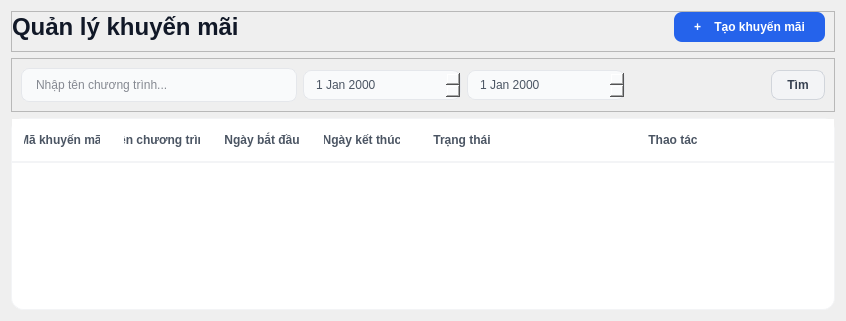
         <widget class="QWidget" name="pageKhuyenMai">
          <property name="styleSheet">
           <string notr="true">/* 1. Thiết lập nền xám nhạt cho toàn trang [cite: 98-99] */
QWidget#pageTaiKhoan {
    background-color: #f8f9fa;
}

/* 2. Tiêu đề trang (Quản lý tài khoản) [cite: 64-65, 114-115, 170] */
QLabel#lblTitleQuanLyKM {
    font-size: 24px;
    font-weight: bold;
    color: #111827;
}

/* 3. Nút Thêm tài khoản (+ Thêm tài khoản) [cite: 116, 171, 230, 249, 319] */
QPushButton#btnTaoKM {
    background-color: #2563eb; /* Màu xanh dương thương hiệu */
    color: white;
    font-weight: bold;
    border-radius: 8px;
    padding: 8px 20px;
}

QPushButton#btnTaoKM:hover {
    background-color: #1d4ed8; /* Đậm hơn khi di chuột qua [cite: 172, 230, 250] */
}

/* 4. Kiểu dáng Bảng Danh sách tài khoản (Card UI) [cite: 101-102, 117, 174, 231-232, 251] */
QTableWidget#tblDanhSachKM {
    background-color: white;
    border: 1px solid #f3f4f6;
    border-radius: 12px;
    gridline-color: transparent; /* Ẩn lưới để bảng sạch sẽ như Figma [cite: 133, 210, 243] */
    outline: none;
}

/* Tiêu đề cột (Headers) - BUỘC IN HOA [cite: 66-69, 118, 175, 233, 252] */
QHeaderView::section {
    background-color: white;
    padding: 12px;
    border: none;
    border-bottom: 2px solid #f3f4f6;
    font-weight: bold;
    color: #4b5563;
    text-align: left;
}

/* Hiệu ứng khi chọn dòng trong bảng [cite: 192-193] */
QTableWidget#tblDanhSachKM::item:selected {
    background-color: #eff6ff; /* Xanh nhạt tinh tế */
    color: #2563eb;
}

/* 3. KHỐI TÌM KIẾM (frTimKiem) - Thiết kế dạng Card mỏng [cite: 331, 287, 456] */
QFrame#frTimKiem {
    background-color: #ffffff;
    border: 1px solid #e5e7eb;
    border-radius: 12px;
    padding: 5px;
}

/* Ô nhập liệu tìm kiếm [cite: 396-402] */
QLineEdit#txtTimKiemKM {
    background-color: #f9fafb;
    border: 1px solid #e5e7eb;
    border-radius: 8px;
    padding: 8px 12px;
    color: #111827;
    min-width: 250px;
}

QLineEdit#txtTimKiemKM:focus {
    border: 2px solid #2563eb;
    background-color: #ffffff;
}

/* Nút Tìm kiếm [cite: 162, 336] */
QPushButton#btnTimKiemKM {
    background-color: #f3f4f6;
    color: #374151;
    border: 1px solid #d1d5db;
    border-radius: 8px;
    padding: 7px 15px;
    font-weight: 600;
}

QPushButton#btnTimKiemKM:hover {
    background-color: #e5e7eb;
}

/* Áp dụng cho ô chọn ngày tháng */
QDateEdit {
    background-color: #f9fafb;
    border: 1px solid #e5e7eb;
    border-radius: 8px; /* Bo góc 8px chuẩn hệ thống [cite: 282, 287] */
    padding: 6px 10px;
    color: #4b5563; /* Màu xám đậm chuyên nghiệp [cite: 290] */
    min-width: 120px;
}

QDateEdit:focus {
    border: 2px solid #2563eb; /* Xanh dương khi chọn [cite: 294] */
    background-color: #ffffff;
}

/* Tùy chỉnh nút mũi tên lịch */
QDateEdit::drop-down {
    border: none;
    width: 25px;
}</string>
          </property>
          <layout class="QVBoxLayout" name="verticalLayout_8">
           <item>
            <widget class="QFrame" name="frQuanLyKM">
             <property name="frameShape">
              <enum>QFrame::StyledPanel</enum>
             </property>
             <property name="frameShadow">
              <enum>QFrame::Raised</enum>
             </property>
             <layout class="QHBoxLayout" name="_2">
              <property name="leftMargin">
               <number>0</number>
              </property>
              <property name="topMargin">
               <number>0</number>
              </property>
              <property name="rightMargin">
               <number>9</number>
              </property>
              <item>
               <widget class="QLabel" name="lblTitleQuanLyKM">
                <property name="text">
                 <string>Quản lý khuyến mãi</string>
                </property>
               </widget>
              </item>
              <item>
               <spacer name="horizontalSpacer_9">
                <property name="orientation">
                 <enum>Qt::Horizontal</enum>
                </property>
                <property name="sizeHint" stdset="0">
                 <size>
                  <width>182</width>
                  <height>20</height>
                 </size>
                </property>
               </spacer>
              </item>
              <item>
               <widget class="QPushButton" name="btnTaoKM">
                <property name="text">
                 <string>+    Tạo khuyến mãi</string>
                </property>
               </widget>
              </item>
             </layout>
            </widget>
           </item>
           <item>
            <widget class="QFrame" name="frTimKiem_7">
             <property name="frameShape">
              <enum>QFrame::StyledPanel</enum>
             </property>
             <property name="frameShadow">
              <enum>QFrame::Raised</enum>
             </property>
             <layout class="QHBoxLayout" name="horizontalLayout_18">
              <item>
               <widget class="QLineEdit" name="txtTimKiemKM">
                <property name="placeholderText">
                 <string>Nhập tên chương trình...</string>
                </property>
               </widget>
              </item>
              <item>
               <widget class="QDateEdit" name="deLocNgayBatDauKM"/>
              </item>
              <item>
               <widget class="QDateEdit" name="deLocNgayKetThucKM"/>
              </item>
              <item>
               <spacer name="horizontalSpacer_15">
                <property name="orientation">
                 <enum>Qt::Horizontal</enum>
                </property>
                <property name="sizeHint" stdset="0">
                 <size>
                  <width>140</width>
                  <height>13</height>
                 </size>
                </property>
               </spacer>
              </item>
              <item>
               <widget class="QPushButton" name="btnTimKiemKM">
                <property name="text">
                 <string>Tìm</string>
                </property>
               </widget>
              </item>
             </layout>
            </widget>
           </item>
           <item>
            <widget class="QTableWidget" name="tblDanhSachKM">
             <property name="alternatingRowColors">
              <bool>true</bool>
             </property>
             <property name="selectionBehavior">
              <enum>QAbstractItemView::SelectRows</enum>
             </property>
             <property name="showGrid">
              <bool>false</bool>
             </property>
             <attribute name="horizontalHeaderShowSortIndicator" stdset="0">
              <bool>false</bool>
             </attribute>
             <attribute name="horizontalHeaderStretchLastSection">
              <bool>true</bool>
             </attribute>
             <attribute name="verticalHeaderStretchLastSection">
              <bool>false</bool>
             </attribute>
             <column>
              <property name="text">
               <string>Mã khuyến mãi</string>
              </property>
             </column>
             <column>
              <property name="text">
               <string>Tên chương trình</string>
              </property>
             </column>
             <column>
              <property name="text">
               <string>Ngày bắt đầu</string>
              </property>
             </column>
             <column>
              <property name="text">
               <string>Ngày kết thúc</string>
              </property>
             </column>
             <column>
              <property name="text">
               <string>Trạng thái</string>
              </property>
             </column>
             <column>
              <property name="text">
               <string>Thao tác</string>
              </property>
             </column>
            </widget>
           </item>
          </layout>
         </widget>
